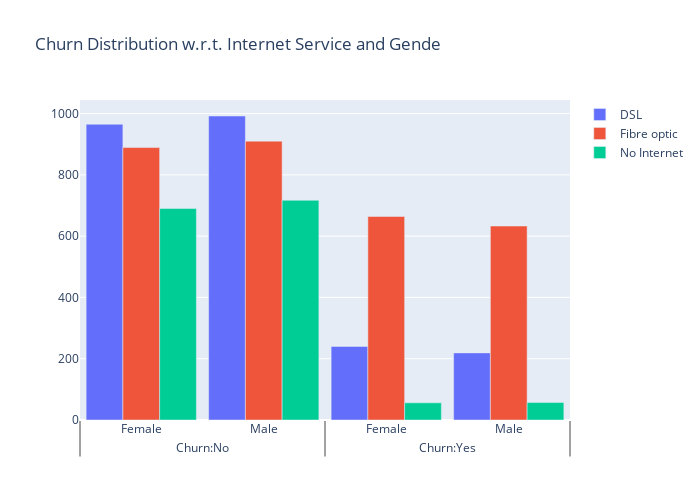

Source (notebook cell):
### Code cell
fig = go.Figure()

fig.add_trace(
    go.Bar(
        x=[
            ["Churn:No", "Churn:No", "Churn:Yes", "Churn:Yes"],
            ["Female", "Male", "Female", "Male"],
        ],
        y=[965, 992, 240, 219],
        name="DSL",
    )
)

fig.add_trace(
    go.Bar(
        x=[
            ["Churn:No", "Churn:No", "Churn:Yes", "Churn:Yes"],
            ["Female", "Male", "Female", "Male"],
        ],
        y=[889, 910, 664, 633],
        name="Fibre optic",
    )
)

fig.add_trace(
    go.Bar(
        x=[
            ["Churn:No", "Churn:No", "Churn:Yes", "Churn:Yes"],
            ["Female", "Male", "Female", "Male"],
        ],
        y=[690, 717, 56, 57],
        name="No Internet",
    )
)

fig.update_layout(title_text="Churn Distribution w.r.t. Internet Service and Gende",width=700, height=500, bargap=0.1)
fig.show()

### Figure 1 — Plotly figure (JSON) as saved in the notebook; plotly's stock layout.template omitted (floating-point values rounded to 4 significant figures)
{"data": [{"name": "DSL", "type": "bar", "x": [["Churn:No", "Churn:No", "Churn:Yes", "Churn:Yes"], ["Female", "Male", "Female", "Male"]], "y": [965, 992, 240, 219]}, {"name": "Fibre optic", "type": "bar", "x": [["Churn:No", "Churn:No", "Churn:Yes", "Churn:Yes"], ["Female", "Male", "Female", "Male"]], "y": [889, 910, 664, 633]}, {"name": "No Internet", "type": "bar", "x": [["Churn:No", "Churn:No", "Churn:Yes", "Churn:Yes"], ["Female", "Male", "Female", "Male"]], "y": [690, 717, 56, 57]}], "layout": {"bargap": 0.1, "height": 500, "title": {"text": "Churn Distribution w.r.t. Internet Service and Gende"}, "width": 700}}
